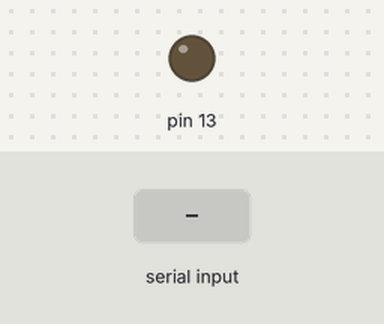
The sketch below on a simulated Arduino Uno, built with avr-gcc and run on an emulated ATmega328P. Parts: output pins drawn as LEDs (lit = HIGH). Inputs (shaded band) come from the test bench.

Above: at 1.2 s.
1.3 s: "2" received over Serial
At 1.8 s:
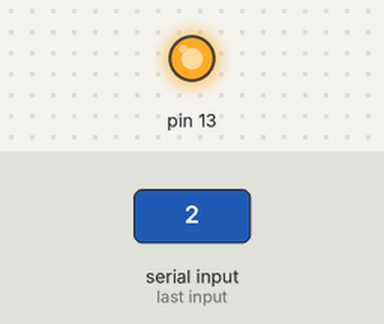
2.8 s: "1" received over Serial
At 4.1 s:
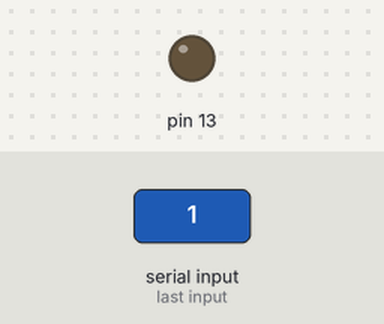
Timing chart, 0 to 5.8 s (numbered marks = the images above; inputs shaded):
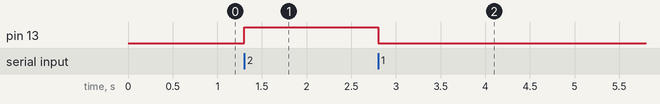

Measured:
- after the input at 1.3 s, pin 13: LOW → HIGH at once
- after the input at 2.8 s, pin 13: HIGH → LOW at once

The sketch:

arduinoreceiver.ino
```cpp
void setup() {
  Serial.begin(4800); // initialize serial communication at 9600 baud
  pinMode(13, OUTPUT);
}

void loop() {
  if (Serial.available()) { // check if data is available to read
    int value = Serial.read(); // read the integer value from the serial port

    if (value =='2') {
      digitalWrite(13, HIGH);
      delayMicroseconds(1000);
    }
    else if(value=='1')
      digitalWrite(13, LOW);
      delayMicroseconds(1000);
    }
  }
```
